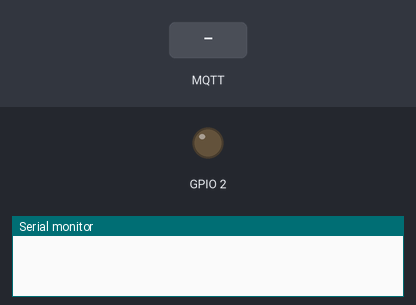
The sketch below on a simulated ESP8266 (NodeMCU). Parts: output pins drawn as LEDs (lit = HIGH), the last lines printed to the serial monitor. Dashed ring = blinking. The inputs (shaded band) are chosen by the test bench. WiFi joins after 1.5 s; servers stay silent unless stated; random numbers use the default seed unless the sketch sets one; no MQTT or app messages arrive unless stated.

Above: at 0.0 s.
At 2.7 s:
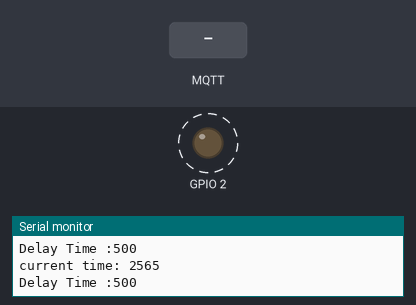
2.8 s: MQTT message "5" arrives on the first subscribed topic
5.8 s: MQTT message "on" arrives on the first subscribed topic
8.8 s: MQTT message "off" arrives on the first subscribed topic
Timing chart, 0 to 17.8 s (numbered marks = the images above; inputs shaded):
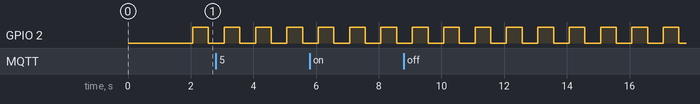

Measured:
- by itself, GPIO 2: alternates HIGH for 0.50 s and LOW for 0.50 s

The sketch:

NodeMCU.ino
```cpp
/*
  Basic ESP8266 MQTT example

  This sketch demonstrates the capabilities of the pubsub library in combination
  with the ESP8266 board/library.

  It connects to an MQTT server then:
  - publishes "hello world" to the topic "outgoingTopic" every two seconds
  It will reconnect to the server if the connection is lost using a blocking
  reconnect function. See the 'mqtt_reconnect_nonblocking' example for how to
  achieve the same result without blocking the main loop.

  To install the ESP8266 board, (using Arduino 1.6.4+):
  - Add the following 3rd party board manager under "File -> Preferences -> Additional Boards Manager URLs":
       http://arduino.esp8266.com/stable/package_esp8266com_index.json
  - Open the "Tools -> Board -> Board Manager" and click install for the ESP8266"
  - Select your ESP8266 in "Tools -> Board"

*/
int flag = 0;
#include <ESP8266WiFi.h>
#include <PubSubClient.h>

// Update these with values suitable for your network.
int delayTime = 0;
const char* ssid = "Dialog 4G 367";
const char* password = "619064c3";
const char* mqtt_server = "test.mosquitto.org";

WiFiClient espClient;
PubSubClient client(espClient);
long lastMsg = 0;
char msg[50];
String cordinate1 ;
int cordinate2 = 0;
unsigned int currentTime, previousTime;

void setup_wifi() {

  delay(10);
  // We start by connecting to a WiFi network
  Serial.println();
  Serial.print("Connecting to ");
  Serial.println(ssid);

  WiFi.begin(ssid, password);

  while (WiFi.status() != WL_CONNECTED) {
    delay(500);
    Serial.print(".");
  }

  randomSeed(micros());

  Serial.println("");
  Serial.println("WiFi connected");
  Serial.println("IP address: ");
  Serial.println(WiFi.localIP());
}
int threshold;
void callback(char* topic, byte* payload, unsigned int length) {
  Serial.print("Message arrived [");
  Serial.print(topic);
  Serial.print("] ");
  String data = "";
  for (int i = 0; i < length; i++) {
    //  Serial.print((char)payload[i]);
    data += (char)payload[i];
  }
  Serial.println(data);
  delayTime =data.toInt();
  Serial.print("delay time is :");
  Serial.print(delayTime);

}

void reconnect() {
  // Loop until we're reconnected
  while (!client.connected()) {
    Serial.print("Attempting MQTT connection...");
    // Create a random client ID
    String clientId = "ESP8266Client-";
    clientId += String(random(0xffff), HEX);
    // Attempt to connect
    if (client.connect(clientId.c_str())) {
      Serial.println("connected");
      // Once connected, publish an announcement...
      client.publish("Nodered", "NodeMCU connected");
      // ... and resubscribe
      client.subscribe("Nodered");
    } else {
      Serial.print("failed, rc=");
      Serial.print(client.state());
      //Serial.println(" try again in 5 seconds");
      // Wait 5 seconds before retrying
      //delay(5000);
    }
  }
}

void setup() {
  pinMode(BUILTIN_LED, OUTPUT);     // Initialize the BUILTIN_LED pin as an output
  Serial.begin(115200);
  setup_wifi();
  client.setServer(mqtt_server, 1883);
  client.setCallback(callback);
}

void loop() {

  if (!client.connected()) {
    reconnect();
  }
  client.loop();
Serial.print("current time: ");
Serial.println(millis());

  if ( delayTime >= 500 && delayTime < 5000 ) {
    Serial.print("Delay Time :");
  Serial.println(delayTime);
    digitalWrite(BUILTIN_LED, LOW);
    delay(delayTime);
    digitalWrite(BUILTIN_LED, HIGH);
    delay(delayTime);
  }
  else if (delayTime < 500) {
    Serial.print("Delay Time :");
  Serial.println(500);
    digitalWrite(BUILTIN_LED, LOW);
    delay(500);
    digitalWrite(BUILTIN_LED, HIGH);
    delay(500);
  }
  else {
    Serial.println("No error");
    digitalWrite(BUILTIN_LED, HIGH);
  }
  //delay(5000);
}
```
